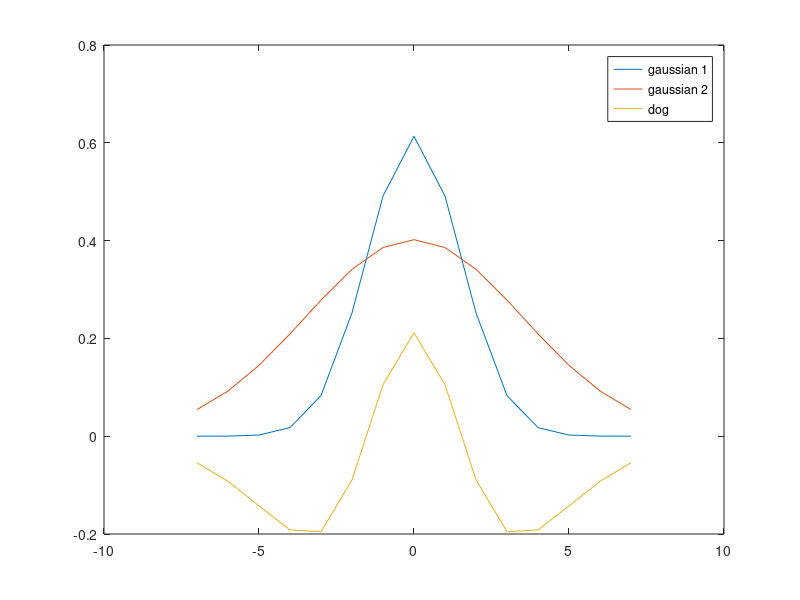
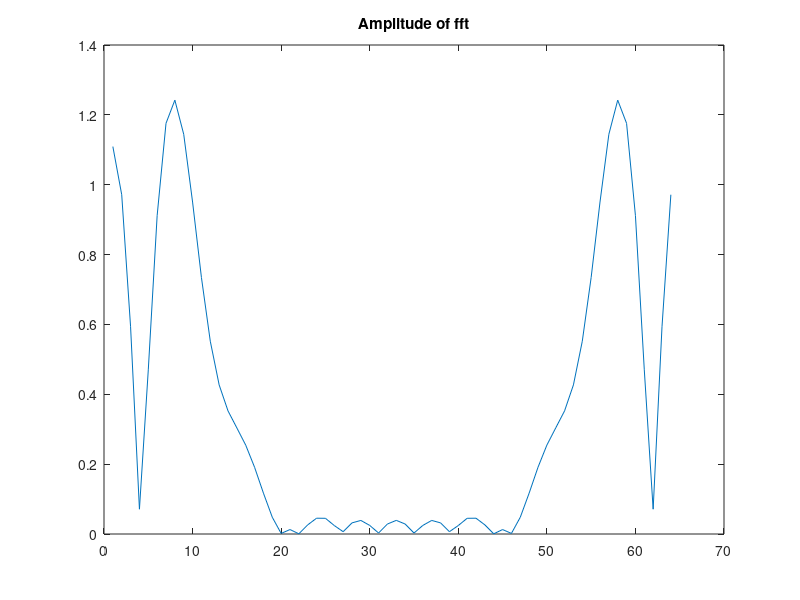

The MATLAB source for these figures, in order:
clear; clc; close all;

%%
sig1 = 1.5;
sig2 = 3.5;
n = linspace(-max(sig1, sig2)*2, max(sig1, sig2)*2, 15);

G1 = exp(-(n.^2)/(2*sig1^2));
G2 = exp(-(n.^2)/(2*sig2^2));

G1 = G1/sqrt(sum(G1.^2));
G2 = G2/sqrt(sum(G2.^2));
dog = G1-G2;
%norm(G2, 2)
plot(n, G1, 'DisplayName', 'gaussian 1');
hold on;
plot(n, G2, 'DisplayName', 'gaussian 2');
plot(n, dog, 'DisplayName', 'dog');
legend()

%%
F_dog = fft(dog, 64);
%F_G1 = fft(G1, 64);
%F_G2 = fft(G2, 64);
F_dog_amp = abs(F_dog);
figure();
%plot(abs(F_G1 - F_G2));
%plot(abs(F_G1)); hold on; plot(abs(F_G2));
%figure()
plot(F_dog_amp);
title('Amplitude of fft')

%% b)
[amp, freq] = max(F_dog_amp)